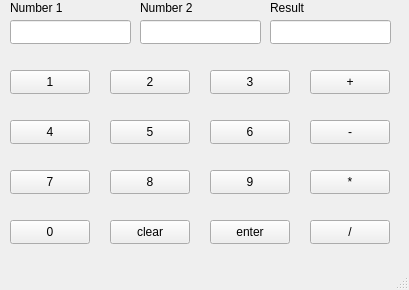
<?xml version="1.0" encoding="UTF-8"?>
<ui version="4.0">
 <class>MainWindow</class>
 <widget class="QMainWindow" name="MainWindow">
  <property name="geometry">
   <rect>
    <x>0</x>
    <y>0</y>
    <width>409</width>
    <height>290</height>
   </rect>
  </property>
  <property name="windowTitle">
   <string>MainWindow</string>
  </property>
  <widget class="QWidget" name="centralwidget">
   <widget class="QLabel" name="label">
    <property name="geometry">
     <rect>
      <x>10</x>
      <y>0</y>
      <width>61</width>
      <height>16</height>
     </rect>
    </property>
    <property name="text">
     <string>Number 1</string>
    </property>
   </widget>
   <widget class="QLabel" name="label_2">
    <property name="geometry">
     <rect>
      <x>140</x>
      <y>0</y>
      <width>61</width>
      <height>16</height>
     </rect>
    </property>
    <property name="text">
     <string>Number 2</string>
    </property>
   </widget>
   <widget class="QLabel" name="label_3">
    <property name="geometry">
     <rect>
      <x>270</x>
      <y>0</y>
      <width>49</width>
      <height>16</height>
     </rect>
    </property>
    <property name="text">
     <string>Result</string>
    </property>
   </widget>
   <widget class="QLineEdit" name="lineEdit_num1">
    <property name="geometry">
     <rect>
      <x>10</x>
      <y>20</y>
      <width>121</width>
      <height>24</height>
     </rect>
    </property>
   </widget>
   <widget class="QLineEdit" name="lineEdit_num2">
    <property name="geometry">
     <rect>
      <x>140</x>
      <y>20</y>
      <width>121</width>
      <height>24</height>
     </rect>
    </property>
   </widget>
   <widget class="QLineEdit" name="lineEdit_result">
    <property name="geometry">
     <rect>
      <x>270</x>
      <y>20</y>
      <width>121</width>
      <height>24</height>
     </rect>
    </property>
   </widget>
   <widget class="QPushButton" name="buttonN1">
    <property name="geometry">
     <rect>
      <x>10</x>
      <y>70</y>
      <width>80</width>
      <height>24</height>
     </rect>
    </property>
    <property name="text">
     <string>1</string>
    </property>
   </widget>
   <widget class="QPushButton" name="buttonN2">
    <property name="geometry">
     <rect>
      <x>110</x>
      <y>70</y>
      <width>80</width>
      <height>24</height>
     </rect>
    </property>
    <property name="text">
     <string>2</string>
    </property>
   </widget>
   <widget class="QPushButton" name="buttonN3">
    <property name="geometry">
     <rect>
      <x>210</x>
      <y>70</y>
      <width>80</width>
      <height>24</height>
     </rect>
    </property>
    <property name="text">
     <string>3</string>
    </property>
   </widget>
   <widget class="QPushButton" name="buttonN4">
    <property name="geometry">
     <rect>
      <x>10</x>
      <y>120</y>
      <width>80</width>
      <height>24</height>
     </rect>
    </property>
    <property name="text">
     <string>4</string>
    </property>
   </widget>
   <widget class="QPushButton" name="buttonSub">
    <property name="geometry">
     <rect>
      <x>310</x>
      <y>120</y>
      <width>80</width>
      <height>24</height>
     </rect>
    </property>
    <property name="text">
     <string>-</string>
    </property>
   </widget>
   <widget class="QPushButton" name="buttonN5">
    <property name="geometry">
     <rect>
      <x>110</x>
      <y>120</y>
      <width>80</width>
      <height>24</height>
     </rect>
    </property>
    <property name="text">
     <string>5</string>
    </property>
   </widget>
   <widget class="QPushButton" name="buttonMul">
    <property name="geometry">
     <rect>
      <x>310</x>
      <y>170</y>
      <width>80</width>
      <height>24</height>
     </rect>
    </property>
    <property name="text">
     <string>*</string>
    </property>
   </widget>
   <widget class="QPushButton" name="buttonAdd">
    <property name="geometry">
     <rect>
      <x>310</x>
      <y>70</y>
      <width>80</width>
      <height>24</height>
     </rect>
    </property>
    <property name="text">
     <string>+</string>
    </property>
   </widget>
   <widget class="QPushButton" name="buttonN7">
    <property name="geometry">
     <rect>
      <x>10</x>
      <y>170</y>
      <width>80</width>
      <height>24</height>
     </rect>
    </property>
    <property name="text">
     <string>7</string>
    </property>
   </widget>
   <widget class="QPushButton" name="buttonN8">
    <property name="geometry">
     <rect>
      <x>110</x>
      <y>170</y>
      <width>80</width>
      <height>24</height>
     </rect>
    </property>
    <property name="text">
     <string>8</string>
    </property>
   </widget>
   <widget class="QPushButton" name="buttonN0">
    <property name="geometry">
     <rect>
      <x>10</x>
      <y>220</y>
      <width>80</width>
      <height>24</height>
     </rect>
    </property>
    <property name="text">
     <string>0</string>
    </property>
   </widget>
   <widget class="QPushButton" name="buttonEnter">
    <property name="geometry">
     <rect>
      <x>210</x>
      <y>220</y>
      <width>80</width>
      <height>24</height>
     </rect>
    </property>
    <property name="text">
     <string>enter</string>
    </property>
   </widget>
   <widget class="QPushButton" name="buttonClear">
    <property name="geometry">
     <rect>
      <x>110</x>
      <y>220</y>
      <width>80</width>
      <height>24</height>
     </rect>
    </property>
    <property name="text">
     <string>clear</string>
    </property>
   </widget>
   <widget class="QPushButton" name="buttonDiv">
    <property name="geometry">
     <rect>
      <x>310</x>
      <y>220</y>
      <width>80</width>
      <height>24</height>
     </rect>
    </property>
    <property name="text">
     <string>/</string>
    </property>
   </widget>
   <widget class="QPushButton" name="buttonN9">
    <property name="geometry">
     <rect>
      <x>210</x>
      <y>170</y>
      <width>80</width>
      <height>24</height>
     </rect>
    </property>
    <property name="text">
     <string>9</string>
    </property>
   </widget>
   <widget class="QPushButton" name="buttonN6">
    <property name="geometry">
     <rect>
      <x>210</x>
      <y>120</y>
      <width>80</width>
      <height>24</height>
     </rect>
    </property>
    <property name="text">
     <string>6</string>
    </property>
   </widget>
  </widget>
  <widget class="QMenuBar" name="menubar">
   <property name="geometry">
    <rect>
     <x>0</x>
     <y>0</y>
     <width>409</width>
     <height>21</height>
    </rect>
   </property>
  </widget>
  <widget class="QStatusBar" name="statusbar"/>
 </widget>
 <resources/>
 <connections/>
</ui>
